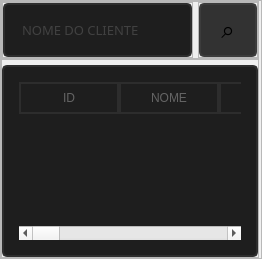
              <widget class="QFrame" name="meioesq">
               <property name="frameShape">
                <enum>QFrame::StyledPanel</enum>
               </property>
               <property name="frameShadow">
                <enum>QFrame::Raised</enum>
               </property>
               <layout class="QVBoxLayout" name="verticalLayout_3">
                <property name="spacing">
                 <number>0</number>
                </property>
                <property name="leftMargin">
                 <number>0</number>
                </property>
                <property name="topMargin">
                 <number>0</number>
                </property>
                <property name="rightMargin">
                 <number>2</number>
                </property>
                <property name="bottomMargin">
                 <number>0</number>
                </property>
                <item>
                 <widget class="QFrame" name="pesquisa">
                  <property name="maximumSize">
                   <size>
                    <width>16777215</width>
                    <height>60</height>
                   </size>
                  </property>
                  <property name="frameShape">
                   <enum>QFrame::StyledPanel</enum>
                  </property>
                  <property name="frameShadow">
                   <enum>QFrame::Raised</enum>
                  </property>
                  <layout class="QHBoxLayout" name="horizontalLayout_7">
                   <property name="spacing">
                    <number>5</number>
                   </property>
                   <property name="leftMargin">
                    <number>0</number>
                   </property>
                   <property name="topMargin">
                    <number>0</number>
                   </property>
                   <property name="rightMargin">
                    <number>0</number>
                   </property>
                   <property name="bottomMargin">
                    <number>0</number>
                   </property>
                   <item>
                    <widget class="QFrame" name="npme">
                     <property name="frameShape">
                      <enum>QFrame::StyledPanel</enum>
                     </property>
                     <property name="frameShadow">
                      <enum>QFrame::Raised</enum>
                     </property>
                     <layout class="QVBoxLayout" name="verticalLayout_8">
                      <property name="spacing">
                       <number>0</number>
                      </property>
                      <property name="leftMargin">
                       <number>0</number>
                      </property>
                      <property name="topMargin">
                       <number>0</number>
                      </property>
                      <property name="rightMargin">
                       <number>0</number>
                      </property>
                      <property name="bottomMargin">
                       <number>0</number>
                      </property>
                      <item>
                       <widget class="QLineEdit" name="txt_nome">
                        <property name="sizePolicy">
                         <sizepolicy hsizetype="Expanding" vsizetype="Expanding">
                          <horstretch>0</horstretch>
                          <verstretch>0</verstretch>
                         </sizepolicy>
                        </property>
                        <property name="maximumSize">
                         <size>
                          <width>16777215</width>
                          <height>16777215</height>
                         </size>
                        </property>
                        <property name="font">
                         <font>
                          <family>Quicksand</family>
                          <pointsize>10</pointsize>
                         </font>
                        </property>
                        <property name="styleSheet">
                         <string notr="true">QLineEdit{
	border: 2px solid rgb(45, 45, 45);
	border-radius: 5px;
	padding: 15px;
	background-color: rgb(30, 30, 30);
	color: rgb(100, 100, 100);
}
QLineEdit:hover{
	border: 2px solid rgb(55, 55, 55);
}
QLineEdit:focus{
	border: 2px solid rgb(255, 207, 0);
	color: rgb(200, 200, 200);
}</string>
                        </property>
                        <property name="maxLength">
                         <number>32</number>
                        </property>
                        <property name="placeholderText">
                         <string>NOME DO CLIENTE</string>
                        </property>
                       </widget>
                      </item>
                     </layout>
                    </widget>
                   </item>
                   <item>
                    <widget class="QFrame" name="searchh">
                     <property name="minimumSize">
                      <size>
                       <width>0</width>
                       <height>0</height>
                      </size>
                     </property>
                     <property name="maximumSize">
                      <size>
                       <width>60</width>
                       <height>16777215</height>
                      </size>
                     </property>
                     <property name="frameShape">
                      <enum>QFrame::StyledPanel</enum>
                     </property>
                     <property name="frameShadow">
                      <enum>QFrame::Raised</enum>
                     </property>
                     <layout class="QVBoxLayout" name="verticalLayout_9">
                      <property name="spacing">
                       <number>0</number>
                      </property>
                      <property name="leftMargin">
                       <number>0</number>
                      </property>
                      <property name="topMargin">
                       <number>0</number>
                      </property>
                      <property name="rightMargin">
                       <number>0</number>
                      </property>
                      <property name="bottomMargin">
                       <number>0</number>
                      </property>
                      <item>
                       <widget class="QPushButton" name="btn_search">
                        <property name="sizePolicy">
                         <sizepolicy hsizetype="Expanding" vsizetype="Expanding">
                          <horstretch>0</horstretch>
                          <verstretch>0</verstretch>
                         </sizepolicy>
                        </property>
                        <property name="font">
                         <font>
                          <pointsize>18</pointsize>
                          <weight>50</weight>
                          <italic>false</italic>
                          <bold>false</bold>
                         </font>
                        </property>
                        <property name="styleSheet">
                         <string notr="true">QPushButton{
	background-color:rgb(50, 50, 50);
	border:2px solid rgb(60, 60, 60);
	border-radius:5px;
	font: 18pt ;
}
QPushButton:hover{
	background-color:rgb(60, 60, 60);
	border: 2px solid rgb(70, 70, 70);
}
QPushButton:pressed{
	background-color:rgb(250, 230, 0);
	border: 2px solid rgb(255, 165, 24);
	color: rgb(35, 35, 35);
}</string>
                        </property>
                        <property name="text">
                         <string>⌕</string>
                        </property>
                       </widget>
                      </item>
                     </layout>
                    </widget>
                   </item>
                  </layout>
                 </widget>
                </item>
                <item>
                 <widget class="QFrame" name="dados">
                  <property name="frameShape">
                   <enum>QFrame::StyledPanel</enum>
                  </property>
                  <property name="frameShadow">
                   <enum>QFrame::Raised</enum>
                  </property>
                  <layout class="QHBoxLayout" name="horizontalLayout_8">
                   <property name="spacing">
                    <number>0</number>
                   </property>
                   <property name="leftMargin">
                    <number>0</number>
                   </property>
                   <property name="topMargin">
                    <number>5</number>
                   </property>
                   <property name="rightMargin">
                    <number>0</number>
                   </property>
                   <property name="bottomMargin">
                    <number>0</number>
                   </property>
                   <item>
                    <widget class="QTableWidget" name="tabWid_cli">
                     <property name="styleSheet">
                      <string notr="true">QTableWidget{
	border: 2px solid rgb(45, 45, 45);
	border-radius: 5px;
	padding: 15px;
	background-color: rgb(30, 30, 30);
	color: rgb(100, 100, 100);
}
QTableWidget:hover{
	border: 2px solid rgb(55, 55, 55);
}
QTableWidget:focus{
	border: 2px solid rgb(255, 207, 0);
	color: rgb(200, 200, 200);
}
QTableWidget:pressed{
	background-color:rgb(250, 230, 0);
	border: 2px solid rgb(255, 165, 24);
	color: rgb(35, 35, 35);
}
QHeaderView::section {
    background-color: rgb(30, 30, 30);
    padding: 5px;
    border: 2px solid rgb(45, 45, 45);
	color: rgb(100, 100, 100);
}

QTableWidget {
    gridline-color: rgb(255, 165, 24);
}

QTableWidget QTableCornerButton {
    background-color: rgb(30, 30, 30); 
}

QTableWidget QTableCornerButton::section {
    background-color: rgb(30, 30, 30);
}
</string>
                     </property>
                     <column>
                      <property name="text">
                       <string>ID</string>
                      </property>
                     </column>
                     <column>
                      <property name="text">
                       <string>NOME</string>
                      </property>
                     </column>
                     <column>
                      <property name="text">
                       <string>CPF</string>
                      </property>
                     </column>
                     <column>
                      <property name="text">
                       <string>RG</string>
                      </property>
                     </column>
                     <column>
                      <property name="text">
                       <string>ENDEREÇO</string>
                      </property>
                     </column>
                     <column>
                      <property name="text">
                       <string>BAIRRO</string>
                      </property>
                     </column>
                     <column>
                      <property name="text">
                       <string>NUM</string>
                      </property>
                     </column>
                     <column>
                      <property name="text">
                       <string>CIDADE</string>
                      </property>
                     </column>
                     <column>
                      <property name="text">
                       <string>ESTADO</string>
                      </property>
                     </column>
                     <column>
                      <property name="text">
                       <string>CEP</string>
                      </property>
                     </column>
                     <column>
                      <property name="text">
                       <string>NACIONALIDADE</string>
                      </property>
                     </column>
                     <column>
                      <property name="text">
                       <string>PROFISSÃO</string>
                      </property>
                     </column>
                     <column>
                      <property name="text">
                       <string>ESTADO CIVIL</string>
                      </property>
                     </column>
                     <column>
                      <property name="text">
                       <string>CELULAR</string>
                      </property>
                     </column>
                     <column>
                      <property name="text">
                       <string>EMAIL</string>
                      </property>
                     </column>
                    </widget>
                   </item>
                  </layout>
                 </widget>
                </item>
               </layout>
              </widget>
